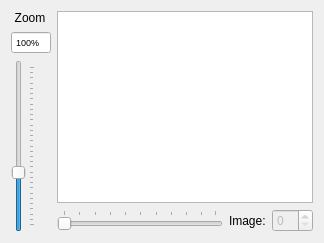
  <widget class="QWidget" name="centralwidget">
   <property name="sizePolicy">
    <sizepolicy hsizetype="Expanding" vsizetype="Expanding">
     <horstretch>0</horstretch>
     <verstretch>0</verstretch>
    </sizepolicy>
   </property>
   <layout class="QHBoxLayout" name="horizontalLayout_4">
    <item>
     <layout class="QVBoxLayout" name="verticalLayout_5">
      <item>
       <widget class="QLabel" name="label_21">
        <property name="enabled">
         <bool>true</bool>
        </property>
        <property name="sizePolicy">
         <sizepolicy hsizetype="Fixed" vsizetype="Preferred">
          <horstretch>0</horstretch>
          <verstretch>0</verstretch>
         </sizepolicy>
        </property>
        <property name="minimumSize">
         <size>
          <width>38</width>
          <height>0</height>
         </size>
        </property>
        <property name="maximumSize">
         <size>
          <width>38</width>
          <height>16777215</height>
         </size>
        </property>
        <property name="text">
         <string>Zoom</string>
        </property>
        <property name="alignment">
         <set>Qt::AlignmentFlag::AlignCenter</set>
        </property>
       </widget>
      </item>
      <item>
       <widget class="KeysafeSpinBox" name="ZoomSpinBox">
        <property name="minimumSize">
         <size>
          <width>40</width>
          <height>0</height>
         </size>
        </property>
        <property name="maximumSize">
         <size>
          <width>40</width>
          <height>16777215</height>
         </size>
        </property>
        <property name="font">
         <font>
          <pointsize>7</pointsize>
         </font>
        </property>
        <property name="frame">
         <bool>true</bool>
        </property>
        <property name="buttonSymbols">
         <enum>QAbstractSpinBox::ButtonSymbols::NoButtons</enum>
        </property>
        <property name="keyboardTracking">
         <bool>false</bool>
        </property>
        <property name="suffix">
         <string>%</string>
        </property>
        <property name="minimum">
         <number>10</number>
        </property>
        <property name="maximum">
         <number>10000</number>
        </property>
        <property name="singleStep">
         <number>5</number>
        </property>
        <property name="value">
         <number>100</number>
        </property>
       </widget>
      </item>
      <item>
       <widget class="QSlider" name="ZoomSlider">
        <property name="minimumSize">
         <size>
          <width>24</width>
          <height>0</height>
         </size>
        </property>
        <property name="maximumSize">
         <size>
          <width>24</width>
          <height>16777215</height>
         </size>
        </property>
        <property name="minimum">
         <number>0</number>
        </property>
        <property name="maximum">
         <number>1500</number>
        </property>
        <property name="singleStep">
         <number>10</number>
        </property>
        <property name="pageStep">
         <number>100</number>
        </property>
        <property name="value">
         <number>500</number>
        </property>
        <property name="tracking">
         <bool>false</bool>
        </property>
        <property name="orientation">
         <enum>Qt::Orientation::Vertical</enum>
        </property>
        <property name="invertedAppearance">
         <bool>false</bool>
        </property>
        <property name="tickPosition">
         <enum>QSlider::TickPosition::TicksBelow</enum>
        </property>
        <property name="tickInterval">
         <number>50</number>
        </property>
       </widget>
      </item>
     </layout>
    </item>
    <item>
     <layout class="QVBoxLayout" name="verticalLayout_4">
      <item>
       <widget class="mainview" name="graphicsView">
        <property name="cursor" stdset="0">
         <cursorShape>CrossCursor</cursorShape>
        </property>
        <property name="mouseTracking">
         <bool>true</bool>
        </property>
        <property name="focusPolicy">
         <enum>Qt::FocusPolicy::StrongFocus</enum>
        </property>
        <property name="interactive">
         <bool>true</bool>
        </property>
        <property name="sceneRect">
         <rectf>
          <x>0.000000000000000</x>
          <y>0.000000000000000</y>
          <width>0.000000000000000</width>
          <height>0.000000000000000</height>
         </rectf>
        </property>
        <property name="alignment">
         <set>Qt::AlignmentFlag::AlignCenter</set>
        </property>
        <property name="transformationAnchor">
         <enum>QGraphicsView::ViewportAnchor::AnchorViewCenter</enum>
        </property>
        <property name="resizeAnchor">
         <enum>QGraphicsView::ViewportAnchor::AnchorViewCenter</enum>
        </property>
        <property name="viewportUpdateMode">
         <enum>QGraphicsView::ViewportUpdateMode::FullViewportUpdate</enum>
        </property>
        <property name="optimizationFlags">
         <set>QGraphicsView::OptimizationFlag::DontSavePainterState</set>
        </property>
       </widget>
      </item>
      <item>
       <layout class="QHBoxLayout" name="_2">
        <item>
         <widget class="QSlider" name="SliderPos">
          <property name="enabled">
           <bool>false</bool>
          </property>
          <property name="orientation">
           <enum>Qt::Orientation::Horizontal</enum>
          </property>
          <property name="tickPosition">
           <enum>QSlider::TickPosition::TicksAbove</enum>
          </property>
          <property name="tickInterval">
           <number>10</number>
          </property>
         </widget>
        </item>
        <item>
         <widget class="QLabel" name="LabelImage">
          <property name="text">
           <string>Image:</string>
          </property>
         </widget>
        </item>
        <item>
         <widget class="KeysafeSpinBox" name="PosSpinBox">
          <property name="enabled">
           <bool>false</bool>
          </property>
          <property name="keyboardTracking">
           <bool>false</bool>
          </property>
         </widget>
        </item>
       </layout>
      </item>
     </layout>
    </item>
   </layout>
  </widget>
